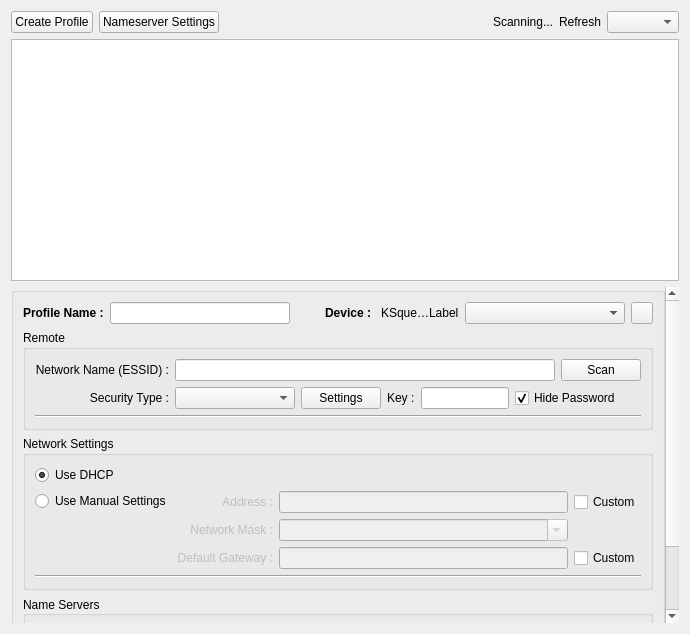
<?xml version="1.0" encoding="UTF-8"?>
<ui version="4.0">
 <class>mainManager</class>
 <widget class="QWidget" name="mainManager">
  <property name="geometry">
   <rect>
    <x>0</x>
    <y>0</y>
    <width>690</width>
    <height>634</height>
   </rect>
  </property>
  <property name="windowTitle">
   <string>Form</string>
  </property>
  <layout class="QGridLayout" name="gridLayout_7">
   <item row="0" column="0">
    <layout class="QHBoxLayout" name="horizontalLayout_3">
     <item>
      <widget class="KPushButton" name="buttonCreate">
       <property name="text">
        <string>Create Profile</string>
       </property>
      </widget>
     </item>
     <item>
      <widget class="KPushButton" name="buttonNameServer">
       <property name="text">
        <string>Nameserver Settings</string>
       </property>
      </widget>
     </item>
     <item>
      <spacer name="horizontalSpacer_2">
       <property name="orientation">
        <enum>Qt::Horizontal</enum>
       </property>
       <property name="sizeHint" stdset="0">
        <size>
         <width>40</width>
         <height>20</height>
        </size>
       </property>
      </spacer>
     </item>
     <item>
      <widget class="QLabel" name="workingLabel">
       <property name="text">
        <string>Scanning...</string>
       </property>
      </widget>
     </item>
     <item>
      <widget class="KUrlLabel" name="refreshButton">
       <property name="text">
        <string>Refresh</string>
       </property>
       <property name="url">
        <string/>
       </property>
       <property name="tipText">
        <string/>
       </property>
       <property name="glowEnabled">
        <bool>false</bool>
       </property>
       <property name="floatEnabled">
        <bool>true</bool>
       </property>
      </widget>
     </item>
     <item>
      <widget class="KComboBox" name="filterBox"/>
     </item>
    </layout>
   </item>
   <item row="1" column="0">
    <widget class="QListWidget" name="profileList">
     <property name="sizePolicy">
      <sizepolicy hsizetype="MinimumExpanding" vsizetype="Expanding">
       <horstretch>0</horstretch>
       <verstretch>0</verstretch>
      </sizepolicy>
     </property>
     <property name="editTriggers">
      <set>QAbstractItemView::NoEditTriggers</set>
     </property>
     <property name="alternatingRowColors">
      <bool>true</bool>
     </property>
     <property name="selectionMode">
      <enum>QAbstractItemView::SingleSelection</enum>
     </property>
     <property name="iconSize">
      <size>
       <width>32</width>
       <height>32</height>
      </size>
     </property>
    </widget>
   </item>
   <item row="2" column="0">
    <widget class="QScrollArea" name="editBox">
     <property name="maximumSize">
      <size>
       <width>16777215</width>
       <height>16777215</height>
      </size>
     </property>
     <property name="frameShape">
      <enum>QFrame::NoFrame</enum>
     </property>
     <property name="verticalScrollBarPolicy">
      <enum>Qt::ScrollBarAsNeeded</enum>
     </property>
     <property name="horizontalScrollBarPolicy">
      <enum>Qt::ScrollBarAsNeeded</enum>
     </property>
     <property name="widgetResizable">
      <bool>true</bool>
     </property>
     <widget class="QWidget" name="scrollAreaWidgetContents">
      <property name="geometry">
       <rect>
        <x>0</x>
        <y>0</y>
        <width>664</width>
        <height>441</height>
       </rect>
      </property>
      <layout class="QGridLayout" name="gridLayout_6">
       <property name="margin">
        <number>0</number>
       </property>
       <item row="0" column="0">
        <widget class="QGroupBox" name="editGroup">
         <property name="title">
          <string/>
         </property>
         <layout class="QGridLayout" name="gridLayout_10">
          <item row="0" column="0">
           <layout class="QHBoxLayout" name="horizontalLayout">
            <item>
             <widget class="QLabel" name="labelProfileName">
              <property name="font">
               <font>
                <weight>75</weight>
                <bold>true</bold>
               </font>
              </property>
              <property name="text">
               <string>Profile Name :</string>
              </property>
             </widget>
            </item>
            <item>
             <widget class="KLineEdit" name="lineProfileName">
              <property name="minimumSize">
               <size>
                <width>180</width>
                <height>0</height>
               </size>
              </property>
              <property name="showClearButton" stdset="0">
               <bool>true</bool>
              </property>
             </widget>
            </item>
            <item>
             <spacer name="horizontalSpacer">
              <property name="orientation">
               <enum>Qt::Horizontal</enum>
              </property>
              <property name="sizeHint" stdset="0">
               <size>
                <width>40</width>
                <height>20</height>
               </size>
              </property>
             </spacer>
            </item>
            <item>
             <widget class="QLabel" name="label_6">
              <property name="font">
               <font>
                <weight>75</weight>
                <bold>true</bold>
               </font>
              </property>
              <property name="text">
               <string>Device : </string>
              </property>
             </widget>
            </item>
            <item>
             <widget class="KSqueezedTextLabel" name="labelDeviceDescription">
              <property name="text">
               <string notr="true">KSque…Label</string>
              </property>
             </widget>
            </item>
            <item>
             <widget class="QComboBox" name="deviceList">
              <property name="minimumSize">
               <size>
                <width>160</width>
                <height>0</height>
               </size>
              </property>
              <property name="maximumSize">
               <size>
                <width>200</width>
                <height>16777215</height>
               </size>
              </property>
             </widget>
            </item>
            <item>
             <widget class="QPushButton" name="buttonCancelMini">
              <property name="minimumSize">
               <size>
                <width>22</width>
                <height>22</height>
               </size>
              </property>
              <property name="maximumSize">
               <size>
                <width>22</width>
                <height>22</height>
               </size>
              </property>
              <property name="font">
               <font>
                <weight>75</weight>
                <bold>true</bold>
               </font>
              </property>
              <property name="toolTip">
               <string>Cancel</string>
              </property>
              <property name="text">
               <string notr="true"/>
              </property>
              <property name="icon">
               <iconset resource="../icons/data.qrc">
                <normaloff>:/data/edit-delete.png</normaloff>:/data/edit-delete.png</iconset>
              </property>
             </widget>
            </item>
           </layout>
          </item>
          <item row="2" column="0">
           <widget class="QGroupBox" name="groupNetwork">
            <property name="styleSheet">
             <string notr="true"/>
            </property>
            <property name="title">
             <string>Network Settings</string>
            </property>
            <property name="flat">
             <bool>true</bool>
            </property>
            <layout class="QGridLayout" name="gridLayout_4">
             <item row="0" column="0">
              <layout class="QGridLayout" name="gridLayout_3">
               <item row="0" column="0" colspan="2">
                <widget class="QRadioButton" name="useDHCP">
                 <property name="text">
                  <string>Use DHCP</string>
                 </property>
                 <property name="checked">
                  <bool>true</bool>
                 </property>
                </widget>
               </item>
               <item row="1" column="0">
                <widget class="QRadioButton" name="useManual">
                 <property name="text">
                  <string>Use Manual Settings</string>
                 </property>
                </widget>
               </item>
               <item row="1" column="1" rowspan="2">
                <layout class="QGridLayout" name="gridLayout_2">
                 <item row="0" column="0">
                  <widget class="QLabel" name="label_2">
                   <property name="enabled">
                    <bool>false</bool>
                   </property>
                   <property name="text">
                    <string>Address :</string>
                   </property>
                   <property name="alignment">
                    <set>Qt::AlignRight|Qt::AlignTrailing|Qt::AlignVCenter</set>
                   </property>
                  </widget>
                 </item>
                 <item row="0" column="3">
                  <widget class="QCheckBox" name="useCustomAddress">
                   <property name="text">
                    <string>Custom</string>
                   </property>
                  </widget>
                 </item>
                 <item row="2" column="0">
                  <widget class="QLabel" name="label_3">
                   <property name="enabled">
                    <bool>false</bool>
                   </property>
                   <property name="text">
                    <string>Network Mask :</string>
                   </property>
                   <property name="alignment">
                    <set>Qt::AlignRight|Qt::AlignTrailing|Qt::AlignVCenter</set>
                   </property>
                  </widget>
                 </item>
                 <item row="3" column="0">
                  <widget class="QLabel" name="label_4">
                   <property name="enabled">
                    <bool>false</bool>
                   </property>
                   <property name="text">
                    <string>Default Gateway :</string>
                   </property>
                   <property name="alignment">
                    <set>Qt::AlignRight|Qt::AlignTrailing|Qt::AlignVCenter</set>
                   </property>
                  </widget>
                 </item>
                 <item row="3" column="3">
                  <widget class="QCheckBox" name="useCustomDNS">
                   <property name="text">
                    <string>Custom</string>
                   </property>
                  </widget>
                 </item>
                 <item row="2" column="2">
                  <widget class="KComboBox" name="lineNetworkMask">
                   <property name="enabled">
                    <bool>false</bool>
                   </property>
                   <property name="editable">
                    <bool>true</bool>
                   </property>
                   <property name="insertPolicy">
                    <enum>QComboBox::NoInsert</enum>
                   </property>
                   <property name="autoCompletion">
                    <bool>false</bool>
                   </property>
                   <item>
                    <property name="text">
                     <string notr="true"/>
                    </property>
                   </item>
                   <item>
                    <property name="text">
                     <string notr="true">255.255.255.0</string>
                    </property>
                   </item>
                   <item>
                    <property name="text">
                     <string notr="true">255.255.0.0</string>
                    </property>
                   </item>
                   <item>
                    <property name="text">
                     <string notr="true">255.0.0.0</string>
                    </property>
                   </item>
                  </widget>
                 </item>
                 <item row="0" column="2">
                  <widget class="KLineEdit" name="lineAddress">
                   <property name="enabled">
                    <bool>false</bool>
                   </property>
                   <property name="showClearButton" stdset="0">
                    <bool>true</bool>
                   </property>
                  </widget>
                 </item>
                 <item row="3" column="2">
                  <widget class="KLineEdit" name="lineGateway">
                   <property name="enabled">
                    <bool>false</bool>
                   </property>
                   <property name="showClearButton" stdset="0">
                    <bool>true</bool>
                   </property>
                  </widget>
                 </item>
                </layout>
               </item>
               <item row="2" column="0">
                <spacer name="verticalSpacer_2">
                 <property name="orientation">
                  <enum>Qt::Vertical</enum>
                 </property>
                 <property name="sizeHint" stdset="0">
                  <size>
                   <width>20</width>
                   <height>40</height>
                  </size>
                 </property>
                </spacer>
               </item>
              </layout>
             </item>
             <item row="1" column="0">
              <widget class="Line" name="line_4">
               <property name="orientation">
                <enum>Qt::Horizontal</enum>
               </property>
              </widget>
             </item>
            </layout>
           </widget>
          </item>
          <item row="3" column="0">
           <widget class="QGroupBox" name="groupNameServer">
            <property name="styleSheet">
             <string notr="true"/>
            </property>
            <property name="title">
             <string>Name Servers</string>
            </property>
            <property name="alignment">
             <set>Qt::AlignLeading|Qt::AlignLeft|Qt::AlignVCenter</set>
            </property>
            <property name="flat">
             <bool>true</bool>
            </property>
            <layout class="QGridLayout" name="gridLayout_5">
             <item row="0" column="0">
              <widget class="QRadioButton" name="useDefault">
               <property name="text">
                <string>Default</string>
               </property>
               <property name="checked">
                <bool>true</bool>
               </property>
              </widget>
             </item>
             <item row="0" column="1">
              <widget class="QRadioButton" name="useAutomatic">
               <property name="text">
                <string>Automatic</string>
               </property>
              </widget>
             </item>
             <item row="0" column="2">
              <widget class="QRadioButton" name="useCustom">
               <property name="text">
                <string>Custom :</string>
               </property>
              </widget>
             </item>
             <item row="0" column="3">
              <widget class="QLineEdit" name="lineCustomDNS">
               <property name="enabled">
                <bool>false</bool>
               </property>
               <property name="inputMask">
                <string notr="true">000.000.000.000; </string>
               </property>
               <property name="text">
                <string notr="true">...</string>
               </property>
              </widget>
             </item>
             <item row="1" column="0" colspan="5">
              <widget class="Line" name="line_3">
               <property name="orientation">
                <enum>Qt::Horizontal</enum>
               </property>
              </widget>
             </item>
            </layout>
           </widget>
          </item>
          <item row="5" column="0">
           <layout class="QHBoxLayout" name="horizontalLayout_2">
            <item>
             <spacer name="horizontalSpacer_4">
              <property name="orientation">
               <enum>Qt::Horizontal</enum>
              </property>
              <property name="sizeHint" stdset="0">
               <size>
                <width>40</width>
                <height>20</height>
               </size>
              </property>
             </spacer>
            </item>
            <item>
             <widget class="KDialogButtonBox" name="buttonBox">
              <property name="standardButtons">
               <set>QDialogButtonBox::Cancel|QDialogButtonBox::Ok</set>
              </property>
             </widget>
            </item>
           </layout>
          </item>
          <item row="4" column="0">
           <spacer name="verticalSpacer">
            <property name="orientation">
             <enum>Qt::Vertical</enum>
            </property>
            <property name="sizeHint" stdset="0">
             <size>
              <width>20</width>
              <height>40</height>
             </size>
            </property>
           </spacer>
          </item>
          <item row="1" column="0">
           <widget class="QGroupBox" name="groupRemote">
            <property name="styleSheet">
             <string notr="true"/>
            </property>
            <property name="title">
             <string>Remote</string>
            </property>
            <property name="flat">
             <bool>true</bool>
            </property>
            <property name="checkable">
             <bool>false</bool>
            </property>
            <layout class="QGridLayout" name="gridLayout">
             <item row="0" column="0">
              <widget class="QLabel" name="labelRemote">
               <property name="text">
                <string>Network Name (ESSID) :</string>
               </property>
               <property name="alignment">
                <set>Qt::AlignRight|Qt::AlignTrailing|Qt::AlignVCenter</set>
               </property>
              </widget>
             </item>
             <item row="0" column="1">
              <layout class="QHBoxLayout" name="horizontalLayout_4">
               <item>
                <widget class="KLineEdit" name="lineRemote">
                 <property name="text">
                  <string notr="true"/>
                 </property>
                 <property name="showClearButton" stdset="0">
                  <bool>true</bool>
                 </property>
                </widget>
               </item>
               <item>
                <widget class="QPushButton" name="buttonScan">
                 <property name="text">
                  <string>Scan</string>
                 </property>
                </widget>
               </item>
              </layout>
             </item>
             <item row="1" column="0">
              <widget class="QLabel" name="labelSecurity">
               <property name="text">
                <string>Security Type :</string>
               </property>
               <property name="alignment">
                <set>Qt::AlignRight|Qt::AlignTrailing|Qt::AlignVCenter</set>
               </property>
              </widget>
             </item>
             <item row="1" column="1">
              <layout class="QHBoxLayout" name="horizontalLayout_5">
               <item>
                <widget class="QComboBox" name="comboSecurityTypes">
                 <property name="minimumSize">
                  <size>
                   <width>120</width>
                   <height>0</height>
                  </size>
                 </property>
                 <property name="sizeIncrement">
                  <size>
                   <width>2</width>
                   <height>0</height>
                  </size>
                 </property>
                </widget>
               </item>
               <item>
                <widget class="QPushButton" name="pushSecurity">
                 <property name="sizeIncrement">
                  <size>
                   <width>1</width>
                   <height>0</height>
                  </size>
                 </property>
                 <property name="text">
                  <string>Settings</string>
                 </property>
                 <property name="icon">
                  <iconset resource="../icons/data.qrc">
                   <normaloff>:/data/security.png</normaloff>:/data/security.png</iconset>
                 </property>
                </widget>
               </item>
               <item>
                <widget class="QLabel" name="labelKey">
                 <property name="sizeIncrement">
                  <size>
                   <width>1</width>
                   <height>0</height>
                  </size>
                 </property>
                 <property name="text">
                  <string>Key :</string>
                 </property>
                </widget>
               </item>
               <item>
                <widget class="KLineEdit" name="lineKey">
                 <property name="sizeIncrement">
                  <size>
                   <width>3</width>
                   <height>0</height>
                  </size>
                 </property>
                 <property name="showClearButton" stdset="0">
                  <bool>true</bool>
                 </property>
                 <property name="passwordMode">
                  <bool>true</bool>
                 </property>
                </widget>
               </item>
               <item>
                <widget class="QCheckBox" name="checkShowPassword">
                 <property name="sizeIncrement">
                  <size>
                   <width>1</width>
                   <height>0</height>
                  </size>
                 </property>
                 <property name="text">
                  <string>Hide Password</string>
                 </property>
                 <property name="checked">
                  <bool>true</bool>
                 </property>
                </widget>
               </item>
               <item>
                <spacer name="horizontalSpacer_3">
                 <property name="orientation">
                  <enum>Qt::Horizontal</enum>
                 </property>
                 <property name="sizeHint" stdset="0">
                  <size>
                   <width>40</width>
                   <height>20</height>
                  </size>
                 </property>
                </spacer>
               </item>
              </layout>
             </item>
             <item row="2" column="0" colspan="2">
              <widget class="Line" name="line">
               <property name="orientation">
                <enum>Qt::Horizontal</enum>
               </property>
              </widget>
             </item>
            </layout>
           </widget>
          </item>
         </layout>
        </widget>
       </item>
      </layout>
     </widget>
    </widget>
   </item>
  </layout>
 </widget>
 <customwidgets>
  <customwidget>
   <class>KSqueezedTextLabel</class>
   <extends>QLabel</extends>
   <header>ksqueezedtextlabel.h</header>
  </customwidget>
  <customwidget>
   <class>KDialogButtonBox</class>
   <extends>QDialogButtonBox</extends>
   <header>kdialogbuttonbox.h</header>
  </customwidget>
  <customwidget>
   <class>KPushButton</class>
   <extends>QPushButton</extends>
   <header>kpushbutton.h</header>
  </customwidget>
  <customwidget>
   <class>KLineEdit</class>
   <extends>QLineEdit</extends>
   <header>klineedit.h</header>
  </customwidget>
  <customwidget>
   <class>KUrlLabel</class>
   <extends>QLabel</extends>
   <header>kurllabel.h</header>
  </customwidget>
  <customwidget>
   <class>KComboBox</class>
   <extends>QComboBox</extends>
   <header>kcombobox.h</header>
  </customwidget>
 </customwidgets>
 <tabstops>
  <tabstop>buttonCreate</tabstop>
  <tabstop>buttonNameServer</tabstop>
  <tabstop>filterBox</tabstop>
  <tabstop>profileList</tabstop>
  <tabstop>editBox</tabstop>
  <tabstop>lineProfileName</tabstop>
  <tabstop>deviceList</tabstop>
  <tabstop>buttonCancelMini</tabstop>
  <tabstop>lineRemote</tabstop>
  <tabstop>buttonScan</tabstop>
  <tabstop>comboSecurityTypes</tabstop>
  <tabstop>lineKey</tabstop>
  <tabstop>useDHCP</tabstop>
  <tabstop>useManual</tabstop>
  <tabstop>lineAddress</tabstop>
  <tabstop>useCustomAddress</tabstop>
  <tabstop>lineNetworkMask</tabstop>
  <tabstop>lineGateway</tabstop>
  <tabstop>useCustomDNS</tabstop>
  <tabstop>useDefault</tabstop>
  <tabstop>useAutomatic</tabstop>
  <tabstop>useCustom</tabstop>
  <tabstop>lineCustomDNS</tabstop>
 </tabstops>
 <resources>
  <include location="../icons/data.qrc"/>
 </resources>
 <connections>
  <connection>
   <sender>useManual</sender>
   <signal>toggled(bool)</signal>
   <receiver>label_2</receiver>
   <slot>setEnabled(bool)</slot>
   <hints>
    <hint type="sourcelabel">
     <x>165</x>
     <y>380</y>
    </hint>
    <hint type="destinationlabel">
     <x>271</x>
     <y>388</y>
    </hint>
   </hints>
  </connection>
  <connection>
   <sender>useManual</sender>
   <signal>toggled(bool)</signal>
   <receiver>label_3</receiver>
   <slot>setEnabled(bool)</slot>
   <hints>
    <hint type="sourcelabel">
     <x>113</x>
     <y>380</y>
    </hint>
    <hint type="destinationlabel">
     <x>271</x>
     <y>418</y>
    </hint>
   </hints>
  </connection>
  <connection>
   <sender>useManual</sender>
   <signal>toggled(bool)</signal>
   <receiver>label_4</receiver>
   <slot>setEnabled(bool)</slot>
   <hints>
    <hint type="sourcelabel">
     <x>95</x>
     <y>380</y>
    </hint>
    <hint type="destinationlabel">
     <x>271</x>
     <y>450</y>
    </hint>
   </hints>
  </connection>
  <connection>
   <sender>useCustomAddress</sender>
   <signal>toggled(bool)</signal>
   <receiver>label_2</receiver>
   <slot>setEnabled(bool)</slot>
   <hints>
    <hint type="sourcelabel">
     <x>787</x>
     <y>385</y>
    </hint>
    <hint type="destinationlabel">
     <x>271</x>
     <y>388</y>
    </hint>
   </hints>
  </connection>
  <connection>
   <sender>useCustomAddress</sender>
   <signal>toggled(bool)</signal>
   <receiver>label_3</receiver>
   <slot>setEnabled(bool)</slot>
   <hints>
    <hint type="sourcelabel">
     <x>787</x>
     <y>385</y>
    </hint>
    <hint type="destinationlabel">
     <x>271</x>
     <y>418</y>
    </hint>
   </hints>
  </connection>
  <connection>
   <sender>useCustomDNS</sender>
   <signal>toggled(bool)</signal>
   <receiver>label_4</receiver>
   <slot>setEnabled(bool)</slot>
   <hints>
    <hint type="sourcelabel">
     <x>787</x>
     <y>447</y>
    </hint>
    <hint type="destinationlabel">
     <x>271</x>
     <y>450</y>
    </hint>
   </hints>
  </connection>
  <connection>
   <sender>useManual</sender>
   <signal>toggled(bool)</signal>
   <receiver>useCustomAddress</receiver>
   <slot>setDisabled(bool)</slot>
   <hints>
    <hint type="sourcelabel">
     <x>155</x>
     <y>380</y>
    </hint>
    <hint type="destinationlabel">
     <x>787</x>
     <y>385</y>
    </hint>
   </hints>
  </connection>
  <connection>
   <sender>useManual</sender>
   <signal>toggled(bool)</signal>
   <receiver>useCustomDNS</receiver>
   <slot>setDisabled(bool)</slot>
   <hints>
    <hint type="sourcelabel">
     <x>130</x>
     <y>380</y>
    </hint>
    <hint type="destinationlabel">
     <x>787</x>
     <y>447</y>
    </hint>
   </hints>
  </connection>
  <connection>
   <sender>useManual</sender>
   <signal>toggled(bool)</signal>
   <receiver>useCustomAddress</receiver>
   <slot>setChecked(bool)</slot>
   <hints>
    <hint type="sourcelabel">
     <x>118</x>
     <y>380</y>
    </hint>
    <hint type="destinationlabel">
     <x>787</x>
     <y>385</y>
    </hint>
   </hints>
  </connection>
  <connection>
   <sender>useManual</sender>
   <signal>toggled(bool)</signal>
   <receiver>useCustomDNS</receiver>
   <slot>setChecked(bool)</slot>
   <hints>
    <hint type="sourcelabel">
     <x>125</x>
     <y>380</y>
    </hint>
    <hint type="destinationlabel">
     <x>787</x>
     <y>447</y>
    </hint>
   </hints>
  </connection>
  <connection>
   <sender>useCustom</sender>
   <signal>toggled(bool)</signal>
   <receiver>lineCustomDNS</receiver>
   <slot>setEnabled(bool)</slot>
   <hints>
    <hint type="sourcelabel">
     <x>256</x>
     <y>531</y>
    </hint>
    <hint type="destinationlabel">
     <x>785</x>
     <y>535</y>
    </hint>
   </hints>
  </connection>
  <connection>
   <sender>useManual</sender>
   <signal>toggled(bool)</signal>
   <receiver>lineNetworkMask</receiver>
   <slot>setEnabled(bool)</slot>
   <hints>
    <hint type="sourcelabel">
     <x>132</x>
     <y>380</y>
    </hint>
    <hint type="destinationlabel">
     <x>711</x>
     <y>418</y>
    </hint>
   </hints>
  </connection>
  <connection>
   <sender>useCustomAddress</sender>
   <signal>toggled(bool)</signal>
   <receiver>lineNetworkMask</receiver>
   <slot>setEnabled(bool)</slot>
   <hints>
    <hint type="sourcelabel">
     <x>787</x>
     <y>385</y>
    </hint>
    <hint type="destinationlabel">
     <x>711</x>
     <y>418</y>
    </hint>
   </hints>
  </connection>
  <connection>
   <sender>useDHCP</sender>
   <signal>toggled(bool)</signal>
   <receiver>useAutomatic</receiver>
   <slot>setEnabled(bool)</slot>
   <hints>
    <hint type="sourcelabel">
     <x>77</x>
     <y>355</y>
    </hint>
    <hint type="destinationlabel">
     <x>176</x>
     <y>531</y>
    </hint>
   </hints>
  </connection>
  <connection>
   <sender>useCustomAddress</sender>
   <signal>toggled(bool)</signal>
   <receiver>lineAddress</receiver>
   <slot>setEnabled(bool)</slot>
   <hints>
    <hint type="sourcelabel">
     <x>787</x>
     <y>385</y>
    </hint>
    <hint type="destinationlabel">
     <x>711</x>
     <y>388</y>
    </hint>
   </hints>
  </connection>
  <connection>
   <sender>useManual</sender>
   <signal>toggled(bool)</signal>
   <receiver>lineAddress</receiver>
   <slot>setEnabled(bool)</slot>
   <hints>
    <hint type="sourcelabel">
     <x>165</x>
     <y>380</y>
    </hint>
    <hint type="destinationlabel">
     <x>711</x>
     <y>388</y>
    </hint>
   </hints>
  </connection>
  <connection>
   <sender>useCustomDNS</sender>
   <signal>toggled(bool)</signal>
   <receiver>lineGateway</receiver>
   <slot>setEnabled(bool)</slot>
   <hints>
    <hint type="sourcelabel">
     <x>787</x>
     <y>447</y>
    </hint>
    <hint type="destinationlabel">
     <x>711</x>
     <y>450</y>
    </hint>
   </hints>
  </connection>
  <connection>
   <sender>checkShowPassword</sender>
   <signal>toggled(bool)</signal>
   <receiver>lineKey</receiver>
   <slot>setPasswordMode(bool)</slot>
   <hints>
    <hint type="sourcelabel">
     <x>789</x>
     <y>275</y>
    </hint>
    <hint type="destinationlabel">
     <x>667</x>
     <y>278</y>
    </hint>
   </hints>
  </connection>
 </connections>
</ui>
